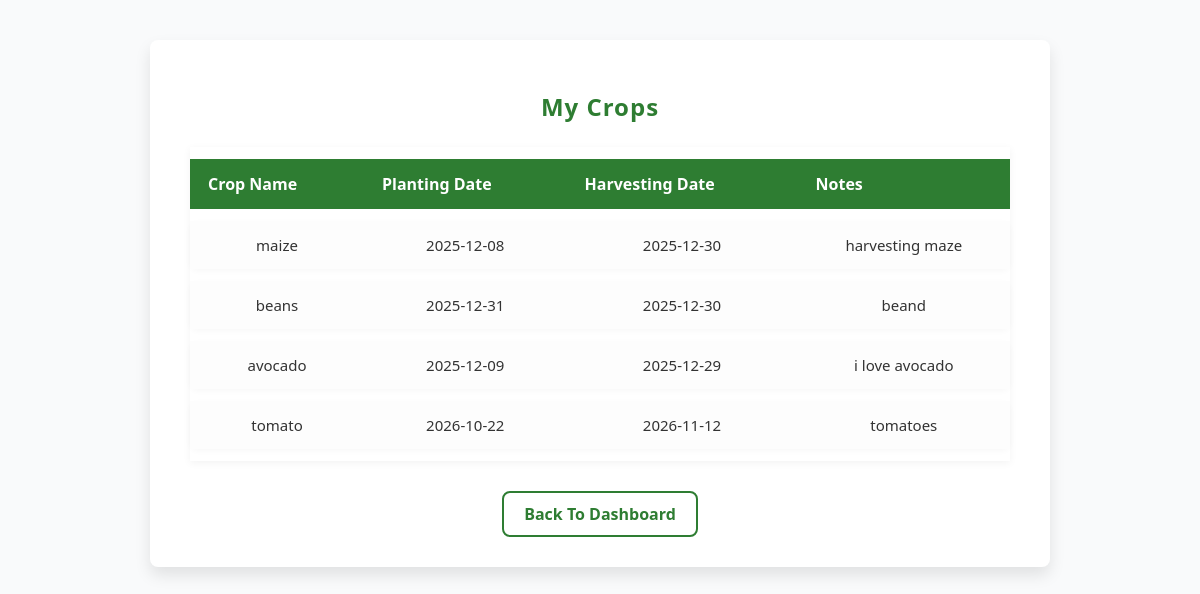
/my_crops.php (signed in), run on the app's committed database.
### tables this page shows
CREATE TABLE `crops_detailsuser` (
  `crop_id` int(11) NOT NULL,
  `user_id` int(11) NOT NULL,
  `crop_name` varchar(100) NOT NULL,
  `planting_date` date NOT NULL,
  `harvesting_date` date NOT NULL,
  `notes` text NOT NULL
);

### my_crops.php (the view, shortened to what this page needs)
<?php
include 'connect.php';
$username = $_SESSION['username'];
$stmt = $conn->prepare("SELECT id FROM users WHERE username = ?");
$stmt->bind_param("s", $username);
$stmt->execute();
$user = $stmt->get_result()->fetch_assoc();
$user_id = $user['id'];
$stmt = $conn->prepare("SELECT crop_id, crop_name, planting_date, harvesting_date, notes FROM crops_detailsuser WHERE user_id = ?");
$stmt->bind_param("i", $user_id);
$stmt->execute();
$result = $stmt->get_result();
?>
<!DOCTYPE html>
<html>
<head>
</head>
<body>
<div class="container">
    <h2>My Crops</h2>
    <table>
        <thead>
            <tr>
                <th>Crop Name</th>
                <th>Planting Date</th>
                <th>Harvesting Date</th>
                <th>Notes</th>
            </tr>
        </thead>
        <tbody>
            <?php if ($result->num_rows > 0): ?>
                <?php while ($row = $result->fetch_assoc()): ?>
                    <tr>
                        <td data-label="Crop Name"><?= htmlspecialchars($row['crop_name']) ?></td>
                        <td data-label="Planting Date"><?= htmlspecialchars($row['planting_date']) ?></td>
                        <td data-label="Harvesting Date"><?= htmlspecialchars($row['harvesting_date']) ?></td>
                        <td data-label="Notes"><?= htmlspecialchars($row['notes']) ?></td>
                    </tr>
                <?php endwhile; ?>
            <?php else: ?>
                <tr><td colspan="4" style="padding: 20px; font-style: italic;">No crops found.</td></tr>
            <?php endif; ?>
        </tbody>
    </table>
    <a href="dashboard.php" class="link">Back To Dashboard</a>
</div>
</body>
</html>

### my_crops.php (style rules this page uses)
* { box-sizing: border-box; }
body { margin: 0; padding: 0; font-family: 'Segoe UI', Tahoma, Geneva, Verdana, sans-serif; background: #f9fafb; color: #333; min-height: 100vh; display: flex; justify-content: center; align-items: flex-start; padding: 40px 20px; }
.container { background: #fff; max-width: 900px; width: 100%; border-radius: 8px; box-shadow: 0 8px 16px rgb(0 0 0 / 0.1); padding: 30px 40px; text-align: center; }
h2 { margin-bottom: 24px; color: #2e7d32; font-weight: 700; letter-spacing: 1px; }
table { width: 100%; border-collapse: separate; border-spacing: 0 12px; box-shadow: 0 2px 8px rgb(0 0 0 / 0.05); }
thead tr { background-color: #2e7d32; color: white; text-align: left; font-weight: 600; border-radius: 8px; }
thead tr th { padding: 14px 18px; font-size: 16px; }
tbody tr { background-color: #fdfdfd; box-shadow: 0 2px 6px rgb(0 0 0 / 0.03); transition: background-color 0.3s ease; border-radius: 8px; }
tbody tr td { padding: 14px 18px; font-size: 15px; vertical-align: middle; }
a.link { display: inline-block; margin-top: 30px; font-weight: 600; color: #2e7d32; text-decoration: none; font-size: 16px; border: 2px solid #2e7d32; padding: 10px 20px; border-radius: 8px; transition: background-color 0.3s ease, color 0.3s ease; }

### data on the page
crops_detailsuser: crop_name "maize", planting_date "2025-12-08", harvesting_date "2025-12-30", notes "harvesting maze"
crops_detailsuser: crop_name "beans", planting_date "2025-12-31", harvesting_date "2025-12-30", notes "beand"
crops_detailsuser: crop_name "avocado", planting_date "2025-12-09", harvesting_date "2025-12-29", notes "i love avocado"
crops_detailsuser: crop_name "tomato", planting_date "2026-10-22", harvesting_date "2026-11-12", notes "tomatoes"
